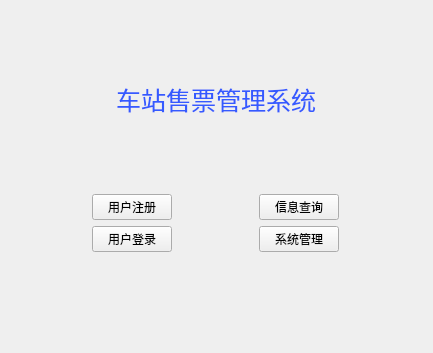
<?xml version="1.0" encoding="UTF-8"?>
<ui version="4.0">
 <class>Form</class>
 <widget class="QWidget" name="Form">
  <property name="geometry">
   <rect>
    <x>0</x>
    <y>0</y>
    <width>433</width>
    <height>353</height>
   </rect>
  </property>
  <property name="windowTitle">
   <string>车站售票管理系统</string>
  </property>
  <layout class="QVBoxLayout" name="verticalLayout">
   <item>
    <layout class="QHBoxLayout" name="horizontalLayout">
     <item>
      <widget class="QLabel" name="label">
       <property name="sizePolicy">
        <sizepolicy hsizetype="Fixed" vsizetype="Fixed">
         <horstretch>0</horstretch>
         <verstretch>0</verstretch>
        </sizepolicy>
       </property>
       <property name="styleSheet">
        <string notr="true">#label {
	color: rgb(53, 90, 255);
	font-size: 25px;
	font-family:微软雅黑;
}</string>
       </property>
       <property name="text">
        <string>车站售票管理系统</string>
       </property>
       <property name="scaledContents">
        <bool>false</bool>
       </property>
       <property name="margin">
        <number>0</number>
       </property>
      </widget>
     </item>
    </layout>
   </item>
   <item>
    <layout class="QGridLayout" name="gridLayout">
     <property name="bottomMargin">
      <number>20</number>
     </property>
     <item row="1" column="1">
      <widget class="QPushButton" name="manage_btn">
       <property name="sizePolicy">
        <sizepolicy hsizetype="Fixed" vsizetype="Fixed">
         <horstretch>0</horstretch>
         <verstretch>0</verstretch>
        </sizepolicy>
       </property>
       <property name="text">
        <string>系统管理</string>
       </property>
      </widget>
     </item>
     <item row="1" column="0">
      <widget class="QPushButton" name="login_btn">
       <property name="sizePolicy">
        <sizepolicy hsizetype="Fixed" vsizetype="Fixed">
         <horstretch>0</horstretch>
         <verstretch>0</verstretch>
        </sizepolicy>
       </property>
       <property name="text">
        <string>用户登录</string>
       </property>
      </widget>
     </item>
     <item row="0" column="0">
      <widget class="QPushButton" name="register_btn">
       <property name="sizePolicy">
        <sizepolicy hsizetype="Fixed" vsizetype="Fixed">
         <horstretch>0</horstretch>
         <verstretch>0</verstretch>
        </sizepolicy>
       </property>
       <property name="text">
        <string>用户注册</string>
       </property>
      </widget>
     </item>
     <item row="0" column="1">
      <widget class="QPushButton" name="query_btn">
       <property name="sizePolicy">
        <sizepolicy hsizetype="Fixed" vsizetype="Fixed">
         <horstretch>0</horstretch>
         <verstretch>0</verstretch>
        </sizepolicy>
       </property>
       <property name="text">
        <string>信息查询</string>
       </property>
      </widget>
     </item>
    </layout>
   </item>
  </layout>
 </widget>
 <resources/>
 <connections/>
</ui>
